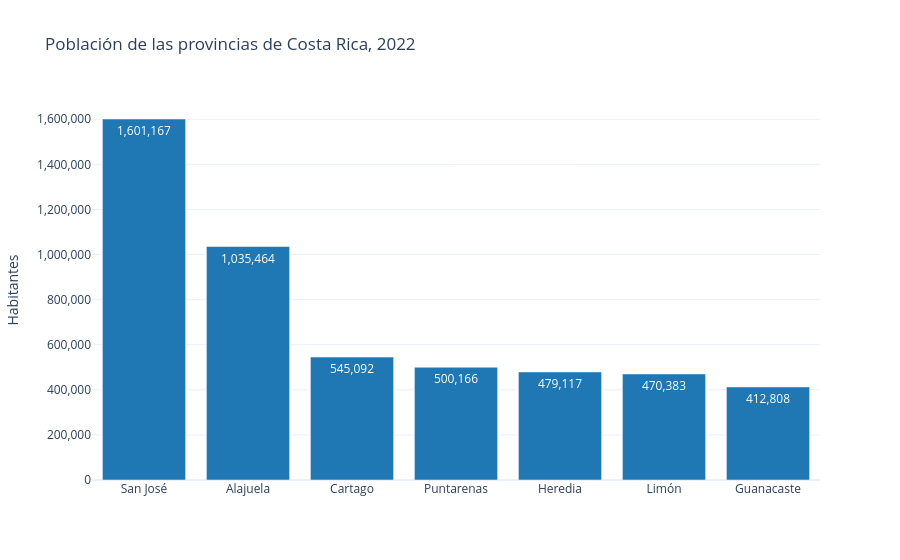

This figure's notebook cell:
### Markdown cell above
Antes de seguir, interactúe con el gráfico:

- Pase el cursor sobre una barra: aparece una **etiqueta emergente** (*hover*) con la provincia y su población exacta.
- Arrastre el cursor sobre una región para **acercarla** (*zoom*); haga doble clic para volver a la vista completa.
- En la esquina superior derecha aparece una **barra de herramientas** con acercar, alejar, desplazar (*pan*) y descargar el gráfico como imagen PNG.

Aun así, el gráfico tiene los mismos defectos de comunicación del primer gráfico de la parte III: sin título, con los nombres de las columnas como etiquetas de los ejes y sin separador de miles. En plotly express, casi todo se corrige con argumentos de la misma función:

- `title`: el título.
- `labels`: un diccionario que traduce los nombres de las columnas a etiquetas legibles, en los ejes **y** en las etiquetas emergentes.
- `text_auto`: escribe el valor sobre cada barra, con un formato opcional.

Y lo que no es un argumento se ajusta después con los métodos `update_layout()` (título, ejes, leyenda, tamaño: la disposición general) y `update_traces()` (color, tamaño y forma de las marcas: los datos dibujados):

### Code cell
# El mismo gráfico, para comunicar
fig = px.bar(
    provincias.sort_values("poblacion", ascending=False),
    x="provincia",
    y="poblacion",
    title="Población de las provincias de Costa Rica, 2022",
    labels={"provincia": "Provincia", "poblacion": "Habitantes"},
    text_auto=",.0f"  # valor sobre cada barra, con separador de miles
)

fig.update_layout(xaxis_title="", yaxis_tickformat=",")  # sin etiqueta en x; miles en el eje y

mostrar(fig)

### Figure 1 — Plotly figure (JSON) as saved in the notebook; plotly's stock layout.template omitted (floating-point values rounded to 4 significant figures)
{"data": [{"hovertemplate": "Provincia=%{x}<br>Habitantes=%{y}<extra></extra>", "legendgroup": "", "marker": {"color": "#1F77B4", "pattern": {"shape": ""}}, "name": "", "orientation": "v", "showlegend": false, "textposition": "auto", "texttemplate": "%{y:,.0f}", "type": "bar", "x": ["San José", "Alajuela", "Cartago", "Puntarenas", "Heredia", "Limón", "Guanacaste"], "xaxis": "x", "y": [1601167, 1035464, 545092, 500166, 479117, 470383, 412808], "yaxis": "y"}], "layout": {"barmode": "relative", "legend": {"tracegroupgap": 0}, "title": {"text": "Población de las provincias de Costa Rica, 2022"}, "xaxis": {"anchor": "y", "domain": [0.0, 1.0], "title": {"text": ""}}, "yaxis": {"anchor": "x", "domain": [0.0, 1.0], "tickformat": ",", "title": {"text": "Habitantes"}}}}
